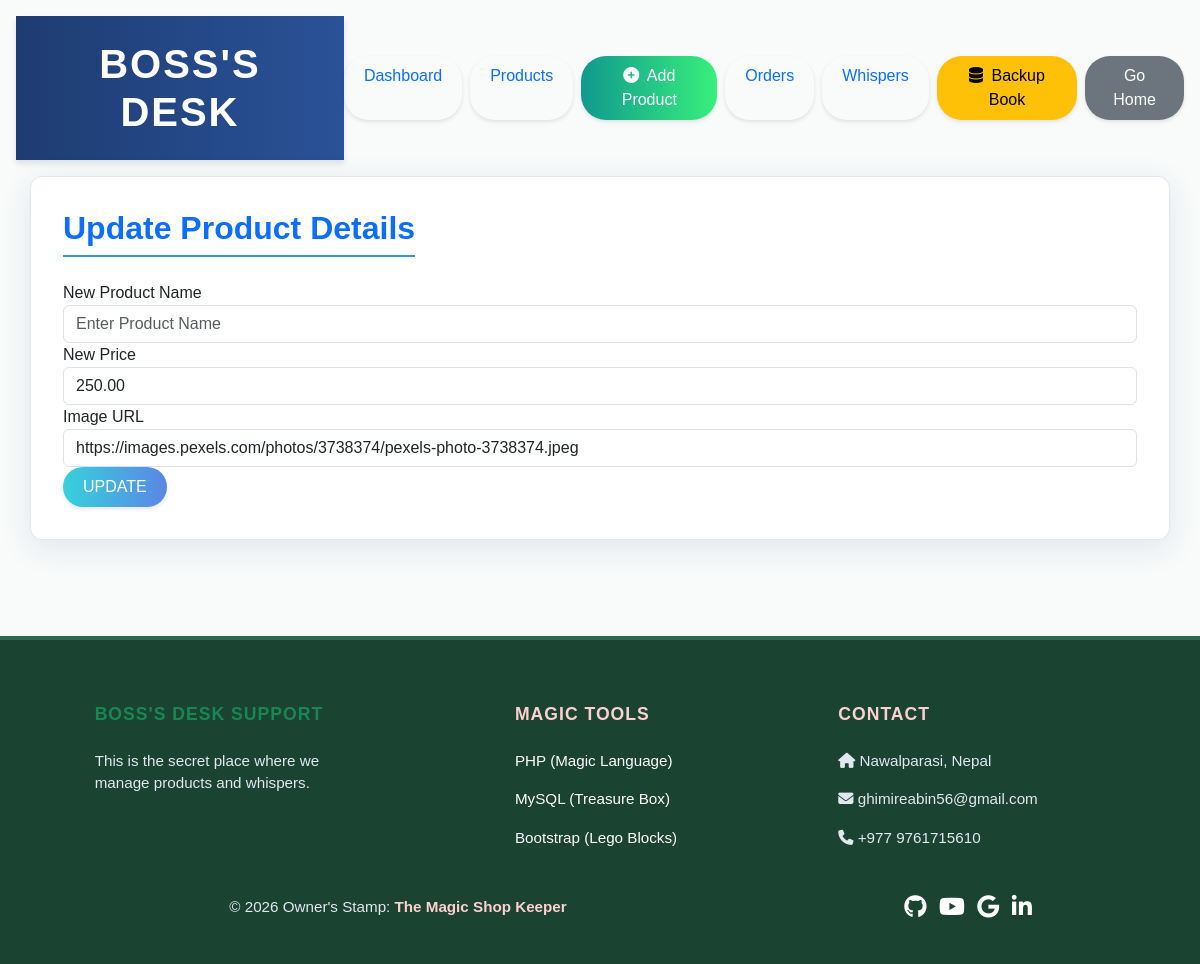
Screenshot of /crud_operations/update_student.php?id=2 (signed in) with the database file from the repository.
### tables this page shows
CREATE TABLE `products` (
  `id` int(11) NOT NULL AUTO_INCREMENT,
  `productName` varchar(100) NOT NULL,
  `price` decimal(10,2) NOT NULL,
  `image` varchar(255) DEFAULT NULL,
  `description` text DEFAULT NULL,
  `created_at` timestamp NOT NULL DEFAULT current_timestamp(),
  PRIMARY KEY (`id`)
);

### crud_operations/update_student.php (the view, shortened to what this page needs)
<?php
include("header.php"); ?>
<?php
include("connection.php"); ?>
<?php
$row = ['id' => '', 'name' => '', 'price' => '', 'image' => ''];
if (isset($_GET['id'])) {
    $id = mysqli_real_escape_string($conn, $_GET['id']);
    $query = "SELECT * FROM `products` WHERE `id` = '$id'";
    $result = mysqli_query($conn, $query);
    if ($result && mysqli_num_rows($result) > 0) {
        $row = mysqli_fetch_assoc($result);
    }
}
?>
<h2 class="text-center text-primary">Update Product Details</h2>
<form action="update_student.php<?php echo isset($_GET['id']) ? '?id='.$_GET['id'] : ''; ?>" method="POST">
    <div class="form-group">
        <label for="productName">New Product Name</label>
        <input type="text" class="form-control" name="productName" id="productName" placeholder="Enter Product Name"
            value="<?php echo $row['name']; ?>">
    </div>
    <div class="form-group">
        <label for="price">New Price</label>
        <input type="text" class="form-control" name="price" id="price" placeholder="Enter Price"
            value="<?php echo $row['price']; ?>">
    </div>
    <div class="form-group">
        <label for="image">Image URL</label>
        <input type="text" class="form-control" name="image" id="image" placeholder="Enter Image URL"
            value="<?php echo $row['image']; ?>">
    </div>
    <input type="submit" name="update_products" value="UPDATE" class="btn btn-primary">
</form>
<?php include("footer.php"); ?>

### crud_operations/style.css (style rules this page uses)
body { font-family: 'Poppins', sans-serif; background: #f8fbf9; min-height: 100vh; display: flex; flex-direction: column; }
h2 { color: #2c3e50; font-weight: 600; margin-bottom: 1.5rem; border-bottom: 2px solid #3498db; display: inline-block; padding-bottom: 0.5rem; }
.btn { border-radius: 25px; padding: 8px 20px; font-weight: 500; transition: all 0.3s ease; border: none; box-shadow: 0 2px 4px rgba(0, 0, 0, 0.1); }
.btn-primary { background: linear-gradient(to right, #36d1dc, #5b86e5); }

### rows the page displays
products: price "250.00", image "https://images.pexels.com/photos/3738374/pexels-photo-3738374.jpeg"
